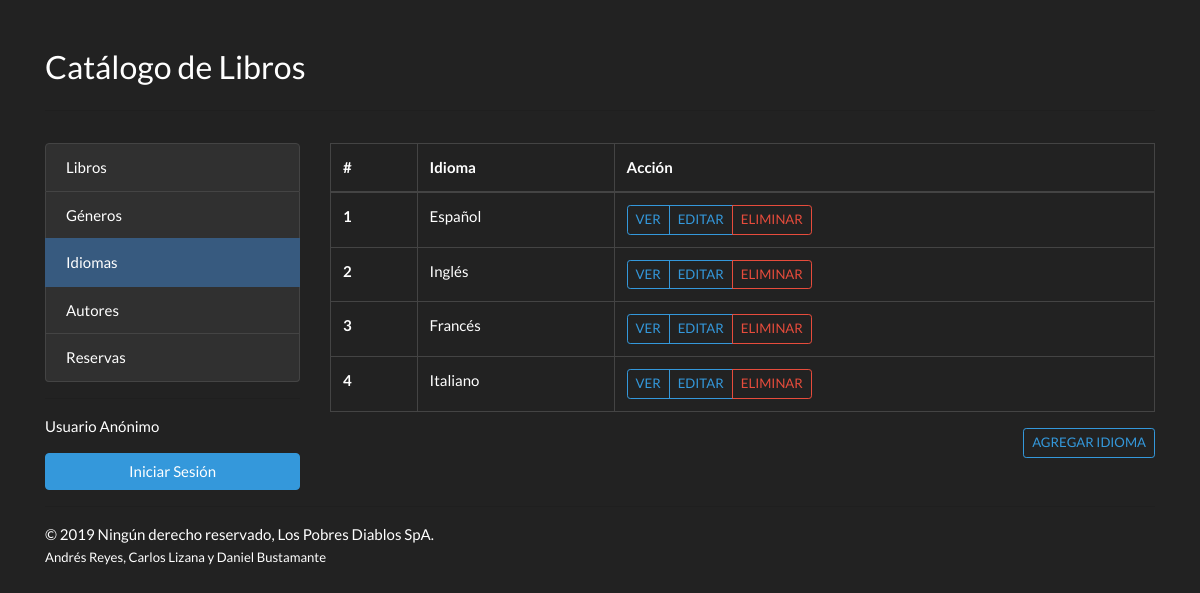
Page /languages on the earlier database version.
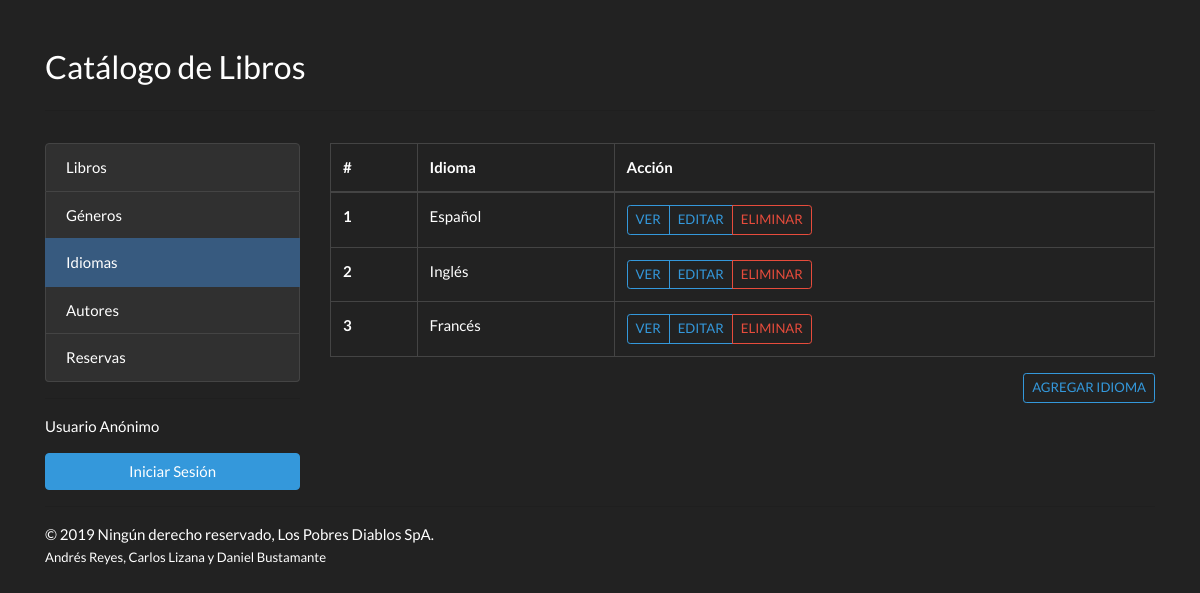
Same page on the later database version.
### catalog/models.py (models this page shows, shortened)
class Language(models.Model):
    name = models.CharField(max_length=100)

### catalog/views.py (the view)
# urls.py: url(r'^languages$', LanguageList.as_view(), name='languages_list'),
class LanguageList(ListView):
    queryset = Language.objects.order_by('id')
    template_name = 'languages/languages_list.html'

### catalog/templates/languages/languages_list.html (shortened to what this page needs)
<!doctype html>
<html lang="en">
<head>
    <link rel="stylesheet" href="https://stackpath.bootstrapcdn.com/bootswatch/4.3.1/darkly/bootstrap.min.css"/>
</head>
<body>
<div class="container">
    <div class="row">
        <div class="col pt-5">
            <h3>Catálogo de Libros</h3>
        </div>
    </div>
    <hr class="pb-3"/>
    <div class="row">
        <div class="col-lg-3 order-2 order-lg-1">
            <div class="list-group">
                <a href="{% url 'catalog:books_list' %}" class="list-group-item list-group-item-action">Libros</a>
                <a href="{% url 'catalog:genres_list' %}" class="list-group-item list-group-item-action">Géneros</a>
                <a href="{% url 'catalog:languages_list' %}" class="list-group-item list-group-item-action active">Idiomas</a>
                <a href="{% url 'catalog:authors_list' %}" class="list-group-item list-group-item-action">Autores</a>
                <a href="{% url 'catalog:reservations_list' %}" class="list-group-item list-group-item-action">Reservas</a>
            </div>
            <hr />
            {% if user.is_authenticated %}
              Hola {{ user.username }}!
              <p><a class="btn btn-block btn-danger"  href="{% url 'logout' %}"><i class="fad fa-user"></i> Cerrar Sesión</a></p>
            {% else %}
              <p>Usuario Anónimo</p>
              <a class="btn btn-block btn-info" href="{% url 'login' %}"> Iniciar Sesión</a>
            {% endif %}
        </div>
        <div class="col-lg-9 order-1 order-lg-2">
            <table class="table table-bordered table-hover">
                <thead>
                <tr>
                    <th scope="col">#</th>
                    <th scope="col">Idioma</th>
                    <th scope="col">Acción</th>
                </tr>
                </thead>
                <tbody>
                {% if object_list %}
                    {% for language in object_list %}
                        <tr>
                            <th scope="row">{{ language.id }}</th>
                            <td>{{ language.name }}</td>
                            <td>
                                <div class="btn-group" role="group" aria-label="Basic example">
                                    <a href="{% url 'catalog:languages_detail' language.id %}" class="btn btn-sm btn-outline-info float-right text-uppercase">Ver </a>
                                    <a href="{% url 'catalog:languages_update' language.id %}" class="btn btn-sm btn-outline-info float-right text-uppercase">Editar </a>
                                    <a href="{% url 'catalog:languages_delete' language.id %}" class="btn btn-sm btn-outline-danger float-right text-uppercase">Eliminar </a>
                                </div>
                            </td>
                        </tr>
                    {% endfor %}
                {% else %}
                    <tr>
                        <td colspan="3">
                            No hay Idiomas Registrados
                        </td>
                    </tr>
                {% endif %}
                </tbody>
            </table>
            <a href="{% url 'catalog:languages_create' %}" class="btn btn-sm btn-outline-info float-right text-uppercase mb-3">Agregar Idioma </a>
        </div>
    </div>
    <hr/>
    &copy; 2019 Ningún derecho reservado, Los Pobres Diablos SpA.<br><small>Andrés Reyes, Carlos Lizana y Daniel
    Bustamante</small>
</div>
</body>
</html>

Differences in the rows shown:
removed Language: id "4", name "Italiano"
